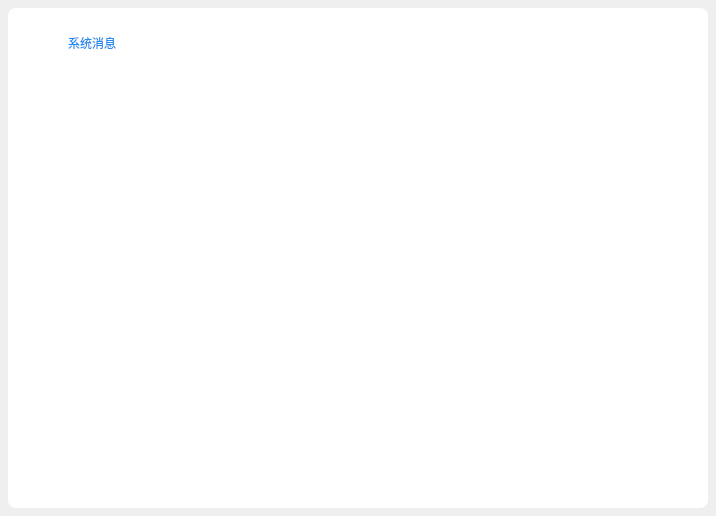
<?xml version="1.0" encoding="UTF-8"?>
<ui version="4.0">
 <class>MsgCenteredWidget</class>
 <widget class="QWidget" name="MsgCenteredWidget">
  <property name="windowModality">
   <enum>Qt::NonModal</enum>
  </property>
  <property name="geometry">
   <rect>
    <x>0</x>
    <y>0</y>
    <width>716</width>
    <height>516</height>
   </rect>
  </property>
  <property name="sizePolicy">
   <sizepolicy hsizetype="Fixed" vsizetype="Fixed">
    <horstretch>0</horstretch>
    <verstretch>0</verstretch>
   </sizepolicy>
  </property>
  <property name="minimumSize">
   <size>
    <width>716</width>
    <height>516</height>
   </size>
  </property>
  <property name="maximumSize">
   <size>
    <width>716</width>
    <height>516</height>
   </size>
  </property>
  <property name="windowTitle">
   <string>MsgCenteredWidget</string>
  </property>
  <layout class="QVBoxLayout" name="verticalLayout">
   <property name="spacing">
    <number>0</number>
   </property>
   <property name="leftMargin">
    <number>8</number>
   </property>
   <property name="topMargin">
    <number>8</number>
   </property>
   <property name="rightMargin">
    <number>8</number>
   </property>
   <property name="bottomMargin">
    <number>8</number>
   </property>
   <item>
    <widget class="QWidget" name="MsgFilletWidget" native="true">
     <property name="styleSheet">
      <string notr="true">QWidget#MsgFilletWidget{background-color: rgb(255, 255, 255);
border-radius:8px;}
</string>
     </property>
     <layout class="QVBoxLayout" name="verticalLayout_4">
      <property name="spacing">
       <number>0</number>
      </property>
      <property name="leftMargin">
       <number>20</number>
      </property>
      <property name="topMargin">
       <number>20</number>
      </property>
      <property name="rightMargin">
       <number>20</number>
      </property>
      <property name="bottomMargin">
       <number>10</number>
      </property>
      <item>
       <layout class="QVBoxLayout" name="verticalLayout_3">
        <property name="spacing">
         <number>0</number>
        </property>
        <item>
         <layout class="QHBoxLayout" name="horizontalLayout_2">
          <item>
           <layout class="QHBoxLayout" name="horizontalLayout">
            <property name="spacing">
             <number>10</number>
            </property>
            <item>
             <widget class="QLabel" name="labelIcon">
              <property name="sizePolicy">
               <sizepolicy hsizetype="Fixed" vsizetype="Fixed">
                <horstretch>0</horstretch>
                <verstretch>0</verstretch>
               </sizepolicy>
              </property>
              <property name="minimumSize">
               <size>
                <width>30</width>
                <height>30</height>
               </size>
              </property>
              <property name="maximumSize">
               <size>
                <width>30</width>
                <height>30</height>
               </size>
              </property>
              <property name="styleSheet">
               <string notr="true">border-image: url(:/ZcloudMsgPopup/image/msg_icon.png);</string>
              </property>
              <property name="text">
               <string/>
              </property>
             </widget>
            </item>
            <item>
             <widget class="QLabel" name="labelTitle">
              <property name="sizePolicy">
               <sizepolicy hsizetype="Fixed" vsizetype="Fixed">
                <horstretch>0</horstretch>
                <verstretch>0</verstretch>
               </sizepolicy>
              </property>
              <property name="minimumSize">
               <size>
                <width>70</width>
                <height>16</height>
               </size>
              </property>
              <property name="maximumSize">
               <size>
                <width>70</width>
                <height>16</height>
               </size>
              </property>
              <property name="styleSheet">
               <string notr="true">font: 75 16px &quot;微软雅黑&quot;;
color:#1F8BED;</string>
              </property>
              <property name="text">
               <string>系统消息</string>
              </property>
             </widget>
            </item>
           </layout>
          </item>
          <item>
           <spacer name="horizontalSpacer">
            <property name="orientation">
             <enum>Qt::Horizontal</enum>
            </property>
            <property name="sizeHint" stdset="0">
             <size>
              <width>40</width>
              <height>20</height>
             </size>
            </property>
           </spacer>
          </item>
         </layout>
        </item>
        <item>
         <widget class="QLabel" name="label">
          <property name="sizePolicy">
           <sizepolicy hsizetype="Preferred" vsizetype="Fixed">
            <horstretch>0</horstretch>
            <verstretch>0</verstretch>
           </sizepolicy>
          </property>
          <property name="minimumSize">
           <size>
            <width>0</width>
            <height>20</height>
           </size>
          </property>
          <property name="maximumSize">
           <size>
            <width>16777215</width>
            <height>20</height>
           </size>
          </property>
          <property name="text">
           <string/>
          </property>
         </widget>
        </item>
        <item>
         <layout class="QVBoxLayout" name="verticalLayout_2">
          <item>
           <widget class="QLabel" name="labelMsgTitle">
            <property name="sizePolicy">
             <sizepolicy hsizetype="Preferred" vsizetype="Preferred">
              <horstretch>0</horstretch>
              <verstretch>0</verstretch>
             </sizepolicy>
            </property>
            <property name="minimumSize">
             <size>
              <width>0</width>
              <height>20</height>
             </size>
            </property>
            <property name="maximumSize">
             <size>
              <width>16777215</width>
              <height>16777215</height>
             </size>
            </property>
            <property name="styleSheet">
             <string notr="true">font: 75 18px &quot;微软雅黑&quot;;
color:#333333;</string>
            </property>
            <property name="text">
             <string/>
            </property>
            <property name="alignment">
             <set>Qt::AlignLeading|Qt::AlignLeft|Qt::AlignTop</set>
            </property>
            <property name="wordWrap">
             <bool>true</bool>
            </property>
            <property name="margin">
             <number>0</number>
            </property>
           </widget>
          </item>
          <item>
           <widget class="QLabel" name="labelTime">
            <property name="sizePolicy">
             <sizepolicy hsizetype="Preferred" vsizetype="Fixed">
              <horstretch>0</horstretch>
              <verstretch>0</verstretch>
             </sizepolicy>
            </property>
            <property name="minimumSize">
             <size>
              <width>0</width>
              <height>20</height>
             </size>
            </property>
            <property name="maximumSize">
             <size>
              <width>16777215</width>
              <height>20</height>
             </size>
            </property>
            <property name="styleSheet">
             <string notr="true">font: 12px &quot;微软雅黑&quot;;
color:#666666;</string>
            </property>
            <property name="text">
             <string/>
            </property>
           </widget>
          </item>
          <item>
           <widget class="QLabel" name="labelSpace">
            <property name="sizePolicy">
             <sizepolicy hsizetype="Preferred" vsizetype="Fixed">
              <horstretch>0</horstretch>
              <verstretch>0</verstretch>
             </sizepolicy>
            </property>
            <property name="minimumSize">
             <size>
              <width>0</width>
              <height>10</height>
             </size>
            </property>
            <property name="maximumSize">
             <size>
              <width>16777215</width>
              <height>10</height>
             </size>
            </property>
            <property name="text">
             <string/>
            </property>
           </widget>
          </item>
          <item>
           <widget class="QWidget" name="MsgContentWidget" native="true">
            <property name="sizePolicy">
             <sizepolicy hsizetype="Preferred" vsizetype="Expanding">
              <horstretch>0</horstretch>
              <verstretch>0</verstretch>
             </sizepolicy>
            </property>
            <property name="styleSheet">
             <string notr="true">border-bottom-right-radius:0px;</string>
            </property>
           </widget>
          </item>
         </layout>
        </item>
        <item>
         <widget class="QWidget" name="MsgBtnWidget" native="true">
          <property name="sizePolicy">
           <sizepolicy hsizetype="Preferred" vsizetype="Fixed">
            <horstretch>0</horstretch>
            <verstretch>0</verstretch>
           </sizepolicy>
          </property>
          <property name="minimumSize">
           <size>
            <width>0</width>
            <height>58</height>
           </size>
          </property>
          <property name="maximumSize">
           <size>
            <width>16777215</width>
            <height>58</height>
           </size>
          </property>
          <property name="styleSheet">
           <string notr="true">border-bottom-right-radius:0px;</string>
          </property>
          <layout class="QHBoxLayout" name="horizontalLayout_7">
           <item>
            <layout class="QHBoxLayout" name="horizontalLayout_6">
             <item>
              <spacer name="horizontalSpacer_2">
               <property name="orientation">
                <enum>Qt::Horizontal</enum>
               </property>
               <property name="sizeHint" stdset="0">
                <size>
                 <width>40</width>
                 <height>20</height>
                </size>
               </property>
              </spacer>
             </item>
            </layout>
           </item>
          </layout>
         </widget>
        </item>
       </layout>
      </item>
     </layout>
    </widget>
   </item>
  </layout>
 </widget>
 <layoutdefault spacing="6" margin="11"/>
 <resources>
  <include location="ZcloudMsgPopup.qrc"/>
 </resources>
 <connections/>
</ui>
